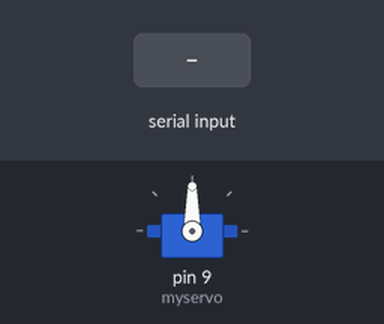
Bench run of a sketch on a simulated Arduino Uno, built with avr-gcc and run on an emulated ATmega328P. On the bench: servo. The inputs (shaded band) are chosen by the test bench.

Above: at 1.2 s.
1.3 s: "1" received over Serial
At 2.4 s:
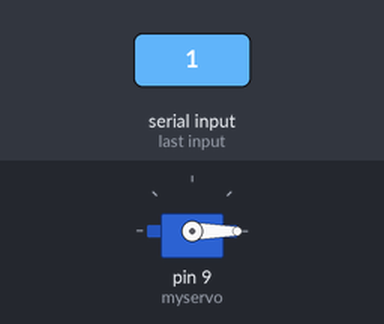
2.8 s: byte 1 (1) received over Serial
At 3.5 s:
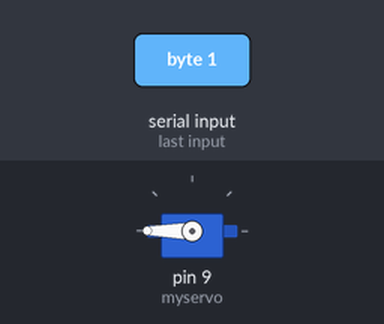
4.3 s: "0" received over Serial
At 4.7 s:
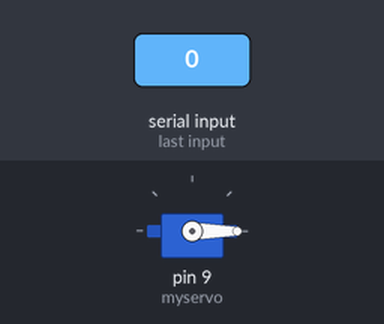
Timing chart, 0 to 7.3 s (numbered marks = the images above; inputs shaded):
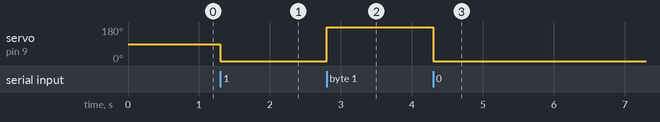

The sketch:

OldServoCode.ino
```cpp
/* Machine Vision Controlled Servo
 *  by Roselynn Conrady
 *  modified 13 April 2020
 *
 *  Utilizing serial communication to use Keyence machine
 *  vision camera to move a servo based on the reported
 *  quality of marker bands
 *
 */

#include <Servo.h>

int incomingData; // incoming serial data
int failPos = 0; // variable to store quality fail servo position
int passPos = 180; // variable to store quality passing servo position
Servo myservo; //create servo object to control a servo

void setup() {
  // put your setup code here, to run once:
  Serial.begin(9600); //opens serial port, sets data rate to 9600 bps
  myservo.attach(9); // attaches the servo on pin 9 to the servo object
}

void loop() {
  // put your main code here, to run repeatedly:
  if (Serial.available()) {
    incomingData = Serial.read(); // read incoming data
    if (incomingData == 1) {
      myservo.write(passPos);//tell servo to go to passing servo position
      delay(15); //waits 15ms for the servo to reach the position
    }
    else {
      myservo.write(failPos); //tell servo to go to quality fail servo position
      delay(15); //waits 15ms for the servo to reach the position
    }
  }
}
```

Measured:
- after the input at 1.3 s, servo on pin 9 (myservo): 90° → 0° at once
- after the input at 2.8 s, servo on pin 9 (myservo): 0° → 180° at once
- after the input at 4.3 s, servo on pin 9 (myservo): 180° → 0° at once
